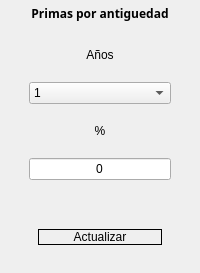
        <widget class="QFrame" name="asd3">
         <property name="maximumSize">
          <size>
           <width>500</width>
           <height>580</height>
          </size>
         </property>
         <property name="styleSheet">
          <string notr="true"/>
         </property>
         <layout class="QVBoxLayout" name="verticalLayout_32" stretch="1,9">
          <property name="leftMargin">
           <number>9</number>
          </property>
          <property name="topMargin">
           <number>5</number>
          </property>
          <property name="rightMargin">
           <number>9</number>
          </property>
          <property name="bottomMargin">
           <number>9</number>
          </property>
          <item>
           <widget class="QLabel" name="label_61">
            <property name="font">
             <font>
              <family>Trebuchet MS</family>
              <weight>75</weight>
              <bold>true</bold>
             </font>
            </property>
            <property name="text">
             <string>Primas por antiguedad</string>
            </property>
            <property name="alignment">
             <set>Qt::AlignCenter</set>
            </property>
           </widget>
          </item>
          <item>
           <layout class="QVBoxLayout" name="verticalLayout_33" stretch="6,4">
            <property name="spacing">
             <number>40</number>
            </property>
            <property name="leftMargin">
             <number>20</number>
            </property>
            <property name="topMargin">
             <number>20</number>
            </property>
            <property name="rightMargin">
             <number>20</number>
            </property>
            <property name="bottomMargin">
             <number>10</number>
            </property>
            <item>
             <layout class="QVBoxLayout" name="verticalLayout_34" stretch="0,0,0,0">
              <property name="spacing">
               <number>20</number>
              </property>
              <property name="bottomMargin">
               <number>0</number>
              </property>
              <item>
               <widget class="QLabel" name="label_62">
                <property name="text">
                 <string>Años</string>
                </property>
                <property name="alignment">
                 <set>Qt::AlignCenter</set>
                </property>
               </widget>
              </item>
              <item>
               <widget class="QComboBox" name="antiguedad">
                <property name="cursor">
                 <cursorShape>PointingHandCursor</cursorShape>
                </property>
                <item>
                 <property name="text">
                  <string>1</string>
                 </property>
                </item>
                <item>
                 <property name="text">
                  <string>2</string>
                 </property>
                </item>
                <item>
                 <property name="text">
                  <string>3</string>
                 </property>
                </item>
                <item>
                 <property name="text">
                  <string>4</string>
                 </property>
                </item>
                <item>
                 <property name="text">
                  <string>5</string>
                 </property>
                </item>
                <item>
                 <property name="text">
                  <string>6</string>
                 </property>
                </item>
                <item>
                 <property name="text">
                  <string>7</string>
                 </property>
                </item>
                <item>
                 <property name="text">
                  <string>8</string>
                 </property>
                </item>
                <item>
                 <property name="text">
                  <string>9</string>
                 </property>
                </item>
                <item>
                 <property name="text">
                  <string>10</string>
                 </property>
                </item>
                <item>
                 <property name="text">
                  <string>11</string>
                 </property>
                </item>
                <item>
                 <property name="text">
                  <string>12</string>
                 </property>
                </item>
                <item>
                 <property name="text">
                  <string>13</string>
                 </property>
                </item>
                <item>
                 <property name="text">
                  <string>14</string>
                 </property>
                </item>
                <item>
                 <property name="text">
                  <string>15</string>
                 </property>
                </item>
                <item>
                 <property name="text">
                  <string>16</string>
                 </property>
                </item>
                <item>
                 <property name="text">
                  <string>17</string>
                 </property>
                </item>
                <item>
                 <property name="text">
                  <string>18</string>
                 </property>
                </item>
                <item>
                 <property name="text">
                  <string>19</string>
                 </property>
                </item>
                <item>
                 <property name="text">
                  <string>20</string>
                 </property>
                </item>
                <item>
                 <property name="text">
                  <string>21</string>
                 </property>
                </item>
                <item>
                 <property name="text">
                  <string>22</string>
                 </property>
                </item>
                <item>
                 <property name="text">
                  <string>23</string>
                 </property>
                </item>
               </widget>
              </item>
              <item>
               <widget class="QLabel" name="label_63">
                <property name="text">
                 <string>%</string>
                </property>
                <property name="alignment">
                 <set>Qt::AlignCenter</set>
                </property>
               </widget>
              </item>
              <item>
               <widget class="QLineEdit" name="antiguedad_input">
                <property name="text">
                 <string>0</string>
                </property>
                <property name="alignment">
                 <set>Qt::AlignCenter</set>
                </property>
               </widget>
              </item>
             </layout>
            </item>
            <item>
             <widget class="QFrame" name="frame_6">
              <property name="styleSheet">
               <string notr="true">border:none;</string>
              </property>
              <property name="frameShape">
               <enum>QFrame::StyledPanel</enum>
              </property>
              <property name="frameShadow">
               <enum>QFrame::Raised</enum>
              </property>
              <layout class="QVBoxLayout" name="verticalLayout_35">
               <item>
                <widget class="QPushButton" name="update_antiguedad">
                 <property name="cursor">
                  <cursorShape>PointingHandCursor</cursorShape>
                 </property>
                 <property name="styleSheet">
                  <string notr="true">border:1px solid #000;</string>
                 </property>
                 <property name="text">
                  <string>Actualizar</string>
                 </property>
                </widget>
               </item>
              </layout>
             </widget>
            </item>
           </layout>
          </item>
         </layout>
        </widget>
